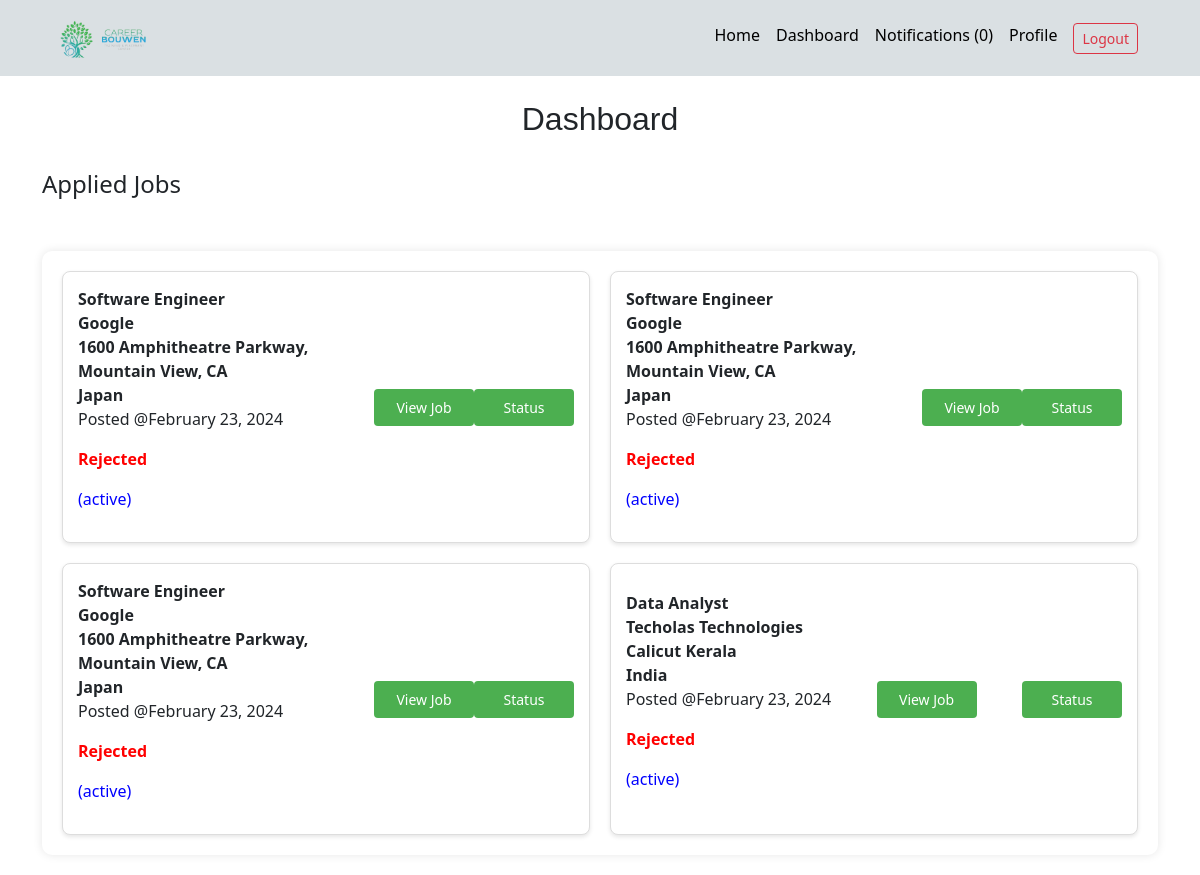
The app's page /Dashboard/ (signed in) with its own data.
### CB_app/models.py (models this page shows, shortened)
class Application(models.Model):
    PENDING = 'pending'
    REJECTED = 'rejected'
    STATUS_CHOICES = [
        (PENDING, 'Pending'),
        (REJECTED, 'Rejected'),
    ]
    job = models.ForeignKey(Job, related_name='applications', on_delete=models.CASCADE)
    content = models.TextField()
    experience = models.TextField()
    status = models.CharField(max_length=20, choices=STATUS_CHOICES, default=PENDING)
    created_by = models.ForeignKey(User, related_name='applications', on_delete=models.CASCADE)
    created_at = models.DateTimeField(auto_now_add=True)

class Job(models.Model):
    SIZE_1_9 = 'size_1-9'
    SIZE_10_49 = 'size_10-49'
    SIZE_50_99 = 'size_50-99'
    SIZE_100 = 'size_100'
    CHOICES_SIZE = (
        (SIZE_1_9, '1-9'),
        (SIZE_10_49, '10-49'),
        (SIZE_50_99, '50-99'),
        (SIZE_100, '100+'),
    )
    ACTIVE = 'active'
    EMPLOYED = 'employed'
    ARCHIVED = 'archived'
    CHOICES_STATUS = (
        (ACTIVE, 'Active'),
        (EMPLOYED, 'Employed'),
        (ARCHIVED, 'Archived')
    )
    title = models.CharField(max_length=255)
    description = models.TextField()
    company_name = models.CharField(max_length=255)
    company_address = models.CharField(max_length=255, blank=True, null=True)
    company_zipcode = models.CharField(max_length=255, blank=True, null=True)
    company_place = models.CharField(max_length=255, blank=True, null=True)
    company_country = models.CharField(max_length=255, blank=True, null=True)
    company_size = models.CharField(max_length=20, choices=CHOICES_SIZE)
    created_by = models.ForeignKey(User, related_name='jobs', on_delete=models.CASCADE)
    created_at = models.DateTimeField(auto_now_add=True)
    changed_at = models.DateTimeField(auto_now=True)
    status = models.CharField(max_length=20, choices=CHOICES_STATUS, default=ACTIVE)

### CB_app/views.py (the view)
# urls.py: path('Dashboard/',views.Admin_Dashboard,name='Admin_Dashboard'),
@login_required(login_url='SignIn')
def Dashboard(request):
    jobs = request.user.jobs.all()
    return render(request,'Dashboard.html',{'jobs':jobs})

### CB_app/context_processors.py (called while the page is built)
def notifications(request):
    if request.user.is_authenticated:
        return {'notifications': request.user.notifications.filter(is_read=False)}
    else:
        return {'notifications': []}

### templates/Dashboard.html (shortened to what this page needs)
{% extends 'Base.html' %}
{% load static %}
{% block content %}
<link rel="stylesheet" type="text/css" href="{% static 'css/Dashboard.css' %}">
<br>
<h2 class="title" style="text-align: center; font-family: Verdana, Geneva, Tahoma, sans-serif;">Dashboard</h2>
{% if request.user.userprofile.is_employer %}
<br>
<div class="text-center">
    <a href="{% url 'Add_Job' %}" class="btn btn-success" style="display: inline-block; margin: 0 auto;">Add Job</a>
</div>
<br>
<div class="container-grid">
    <div class="grid-container" id="applied-jobs">
        {% for job in jobs reversed %}
            <div class="job-card">
                <div class="job-details">
                    <strong>{{ job.title }}</strong> <br>
                    <strong>{{ job.company_name }}</strong> <br>
                    <strong>{{job.company_address}}</strong><br>
                    <strong>{{job.company_country}}</strong>
                    <p>Posted @{{ job.created_at|date:"F j, Y" }}</p>
                    <p style="color:blue">({{job.status}})</p>
                </div>
                <a href="{% url 'Job_Detail' job.id %}"><button class="view-job-button">View Job</button></a>
            </div>
            {% empty %}
            <p>You don't have any jobs yet...</p>
    {% endfor %}
    </div>
    </div>
    {% else %}
    <br>
        <h4 class="subtitle">Applied Jobs</h4><br>
        <div class="container-grid">
            <div class="grid-container" id="applied-jobs">
        {% for application in request.user.applications.all reversed %}
        <div class="job-card">
            <div class="job-details">
                <strong>{{ application.job.title }}</strong> <br>
                <strong>{{ application.job.company_name }}</strong> <br>
                <strong>{{application.job.company_address}}</strong><br>
                <strong>{{application.job.company_country}}</strong>
                <p>Posted @{{ application.job.created_at|date:"F j, Y" }}</p>
                <p class="{% if application.status == 'rejected' %}rejected{% else %}pending{% endif %}">
                    <strong>{{ application.status|capfirst }}</strong>
                 </p>
                <p style="color:blue">({{application.job.status}})</p>
            </div>
            <a href="{% url 'Job_Detail' application.job.id %}"><button class="view-job-button">View Job</button></a>
            <a href="{% url 'View_Application' application.id %}"><button class="view-job-button">Status</button></a>
        </div>
        {% empty %}
            <p>You haven't applied for any jobs yet...</p>
        {% endfor %}
    </div>
</div>
{% endif %}
{% endblock %}

### templates/Base.html (shortened to what this page needs)
{% load static %}
<!doctype html>
<html lang="en">
<head>
  <link href="https://cdn.jsdelivr.net/npm/bootstrap@5.2.1/dist/css/bootstrap.min.css" rel="stylesheet"
>
</head>
<body>
  <nav class="navbar navbar-expand-lg navbar-dark" style="background-color: rgb(218, 224, 227);">
    <div class="container px-4">
      <a class="navbar-brand" href="/">
        <img src="{% static 'images/Logo.png' %}" alt="" height="50">
      </a>
      <div class="collapse navbar-collapse" id="navbarSupportedContent">
        {% if request.user.is_authenticated %}
        <ul class="navbar-nav ms-auto mb-2 mb-lg-0">
          {% if not request.user.userprofile.is_employer %}
          <li class="nav-item"><a class="nav-link" href="{% url 'Index_Page' %}" style="color: black;">Home</a></li>
          {% endif %}
          <li class="nav-item"><a class="nav-link" href="{% url 'Dashboard' %}" style="color: black;">Dashboard</a></li>
          <li class="nav-item"><a class="nav-link" href="{% url 'Notifications' %}" style="color: black;">Notifications ({{ notifications.count }})</a></li>
          <li class="nav-item"><a class="nav-link" href="{% url 'Profile_Page' %}" style="color: black;">Profile</a></li>
          <li class="nav-item"><a class="nav-link" href="{% url 'SignOut' %}" ><button class="btn btn-outline-danger btn-sm">Logout</button></a></li>
        </ul>
        {% else %}
        <ul class="navbar-nav ms-auto mb-2 mb-lg-0">
          <li class="nav-item"><a class="nav-link" href="{% url 'Signup' %}" ><button class="btn btn-outline-success btn-sm">SignUp</button></a></li>
          <li class="nav-item"><a class="nav-link" href="{% url 'SignIn' %}" style="color: black;">Login</a></li>
        </ul>
        {% endif %}
      </div>
    </div>
  </nav>
    <div class="container">
      {% block content %}{% endblock %}
  </div>
</body>
</html>

### static/css/Dashboard.css (style rules this page uses)
.container-grid { max-width: 1200px; margin: 20px auto; padding: 20px; background-color: #fff; box-shadow: 0 0 10px rgba(0, 0, 0, 0.1); border-radius: 10px; }
.grid-container { display: grid; gap: 20px; }
.job-card { border: 1px solid #ddd; padding: 15px; border-radius: 8px; background-color: #fff; display: flex; justify-content: space-between; align-items: center; box-shadow: 0 2px 4px rgba(0, 0, 0, 0.1); transition: transform 0.3s; }
.view-job-button { background-color: #4CAF50; color: white; border: none; padding: 8px 16px; text-align: center; text-decoration: none; font-size: 14px; cursor: pointer; border-radius: 4px; min-width: 100px; align-self: flex-end; }
@media (min-width: 601px) { .grid-container { grid-template-columns: repeat(2, 1fr); } }

### templates/Base.html (style rules this page uses)
.navbar-brand img { max-height: 100%; }

### templates/Dashboard.html (style rules this page uses)
.rejected { color: red; }

### records on screen
Application: job "Software Engineer", job.company_name "Google", job.company_address "1600 Amphitheatre Parkway, Mountain View, CA", job.company_country "Japan", job.created_at "February 23, 2024", status "Rejected", job.status "active"
Application: job "Software Engineer", job.company_name "Google", job.company_address "1600 Amphitheatre Parkway, Mountain View, CA", job.company_country "Japan", job.created_at "February 23, 2024", status "Rejected", job.status "active"
Application: job "Software Engineer", job.company_name "Google", job.company_address "1600 Amphitheatre Parkway, Mountain View, CA", job.company_country "Japan", job.created_at "February 23, 2024", status "Rejected", job.status "active"
Application: job "Data Analyst", job.company_name "Techolas Technologies", job.company_address "Calicut Kerala", job.company_country "India", job.created_at "February 23, 2024", status "Rejected", job.status "active"

### other values on screen
{{ notifications.count }} "0"
